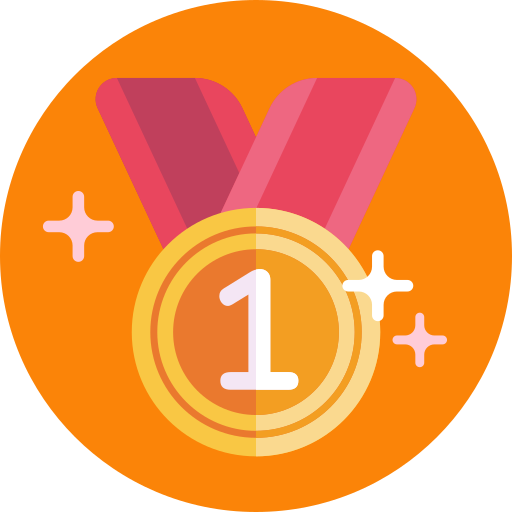
#> input picture img0.png, 512 x 512 px; its folder holds 5 pictures in this run; the run also reads 1 picture not shown here
$ python -i menu.py   (imports and definitions only)   (older library calls are emulated)
#> lines starting #> are read from the running program, lines starting #| are printed output that depends on the picture
from tkinter import *
from tkinter import messagebox
from PIL import ImageTk, Image
def mainMenu():
    """This method is responsible for configuring the main menu"""
    global playerName
    playerName= None
    mainMenu = Tk()
    mainMenu.geometry("1440x900")
    mainMenu.title("Main Menu")
    mainMenuFrame = Frame(mainMenu, bd=5,  width=700, height=300) #holds the grid
    mainMenuFrame.pack(pady=125,padx=50, anchor="center") #padding leaves space at the top for the header

    #loop places images
    lblLBTitle = Label (mainMenuFrame, text = "Leaderboard",font=('arial',40),
                padx=30, pady=10 )
    lblLBTitle.grid(row=0, column=0, columnspan=4)

    img0=ImageTk.PhotoImage(Image.open("img0.png").resize((60,60), Image.ANTIALIAS))
    lblLeaderboard = Label(mainMenuFrame, image=img0,padx=10, pady=20)
    lblLeaderboard.grid(row=1, column=1)

    img1=ImageTk.PhotoImage(Image.open("img1.png").resize((60,60), Image.ANTIALIAS))
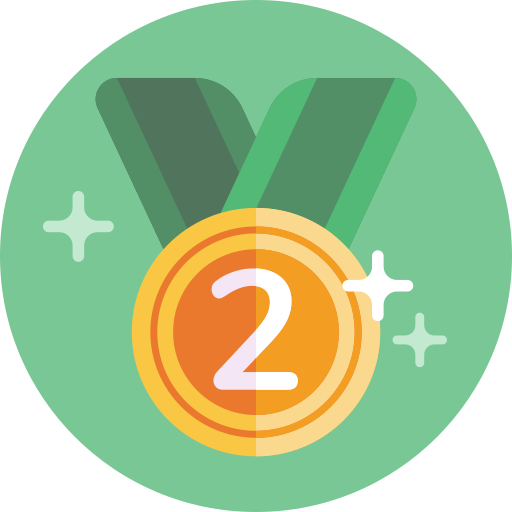
#> input picture img1.png, 512 x 512 px
    lblLeaderboard = Label(mainMenuFrame, image=img1,padx=10, pady=20)
    lblLeaderboard.grid(row=2, column=1)

    img2=ImageTk.PhotoImage(Image.open("img2.png").resize((60,60), Image.ANTIALIAS))
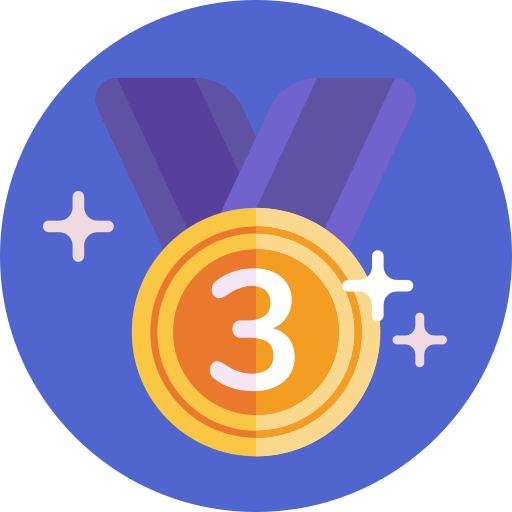
#> input picture img2.png, 512 x 512 px
    lblLeaderboard = Label(mainMenuFrame, image=img2,padx=10, pady=20)
    lblLeaderboard.grid(row=3, column=1)

    img3=ImageTk.PhotoImage(Image.open("img3.png").resize((60,60), Image.ANTIALIAS))
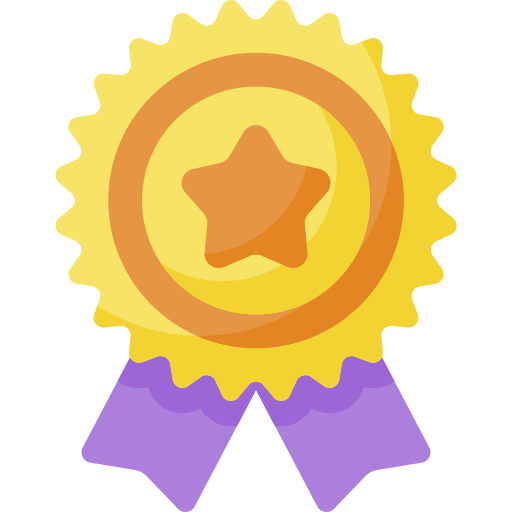
#> input picture img3.png, 512 x 512 px
    lblLeaderboard = Label(mainMenuFrame, image=img3,padx=10, pady=20)
    lblLeaderboard.grid(row=4, column=1)

    img4=ImageTk.PhotoImage(Image.open("img4.png").resize((60,60), Image.ANTIALIAS))
    lblLeaderboard = Label(mainMenuFrame, image=img4,padx=10, pady=20)
    lblLeaderboard.grid(row=5, column=1)

#> (the run stopped early here; a loop or call above may not have finished)
